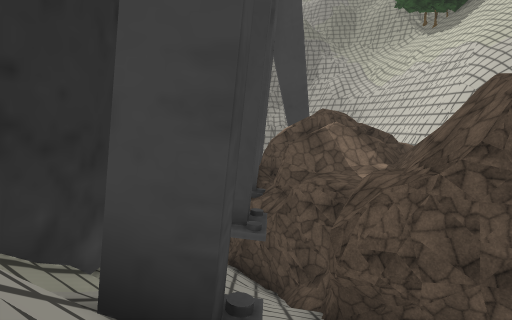
[1] (above)

23 first-person views from a walk through a 3-D level made in the Unity game engine. The camera is 1.4 m above the floor, tilts 6° down and sees 75° across. The floor is counted in squares, 2 m on a side. Each view is taken from the middle of a square. On the plan, view 1 faces up. The plan holds only what a view shows up to about 10 squares ahead; the rest is blank. The place goes on beyond the plan. The player is left out. Some surface patterns are stand-ins.

[2]
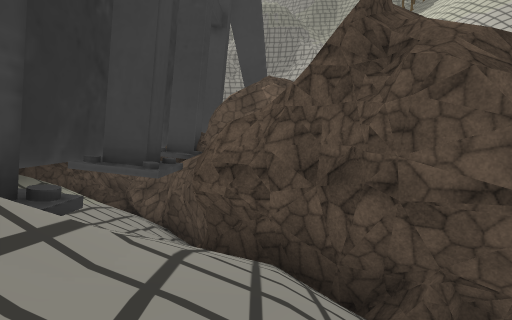

[3]
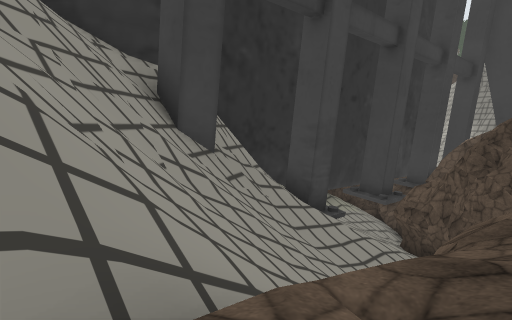

[4]
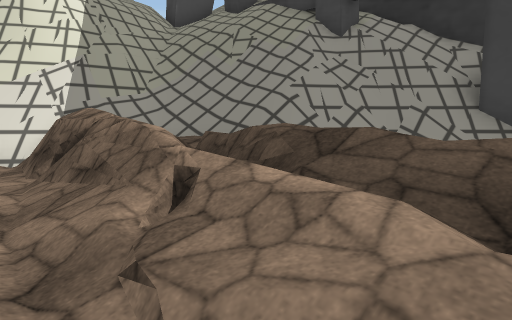

[5]
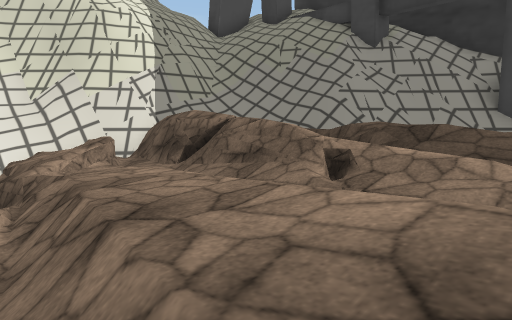

[6]
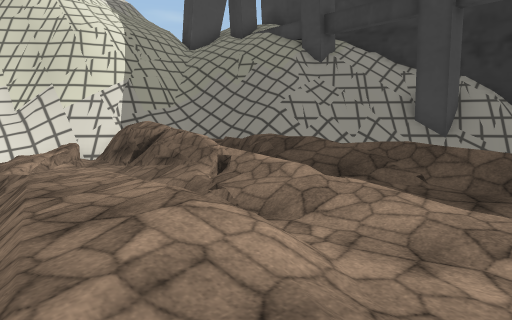

[7]
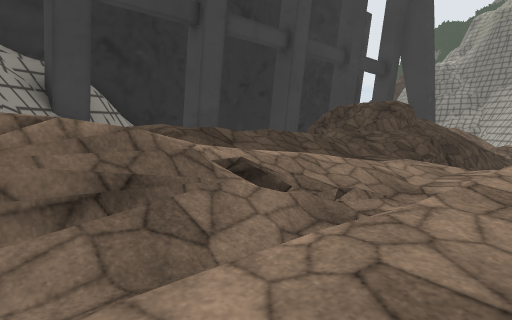

[8]
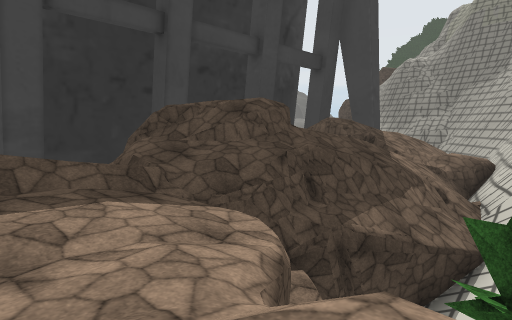

[9]
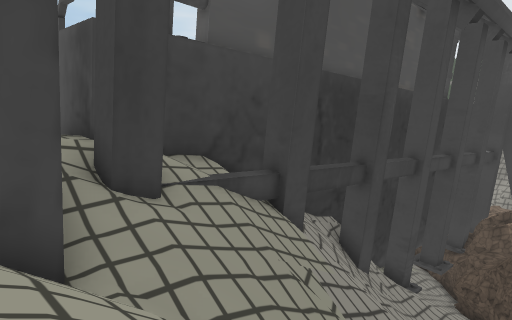

[10]
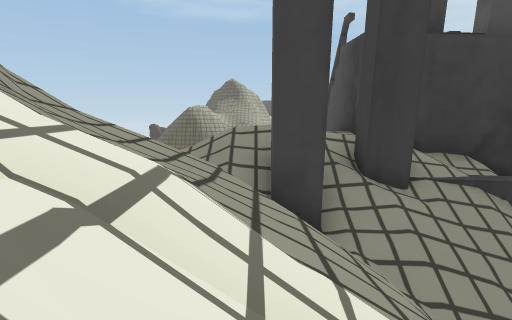

[11]
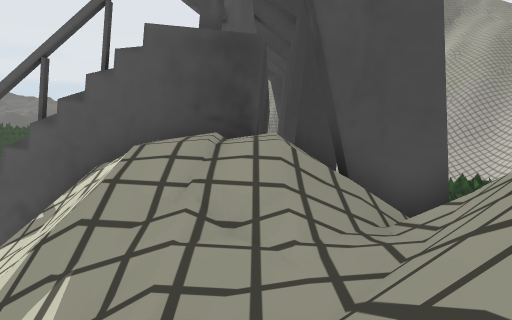

[12]
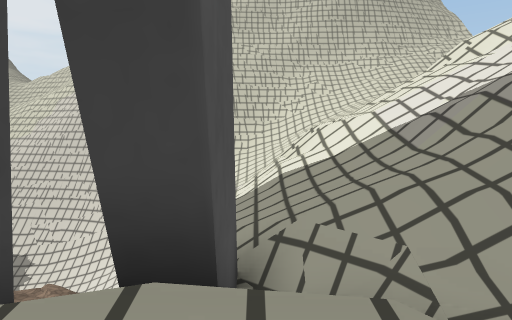

[13]
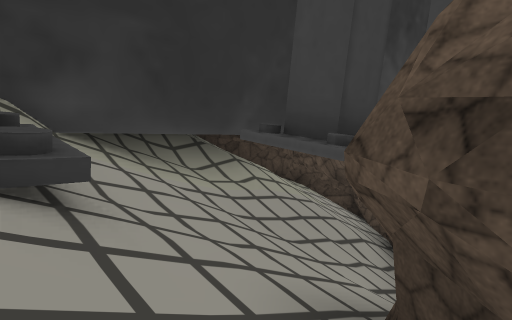

[14]
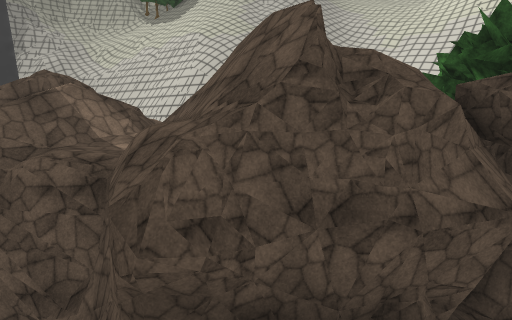

[15]
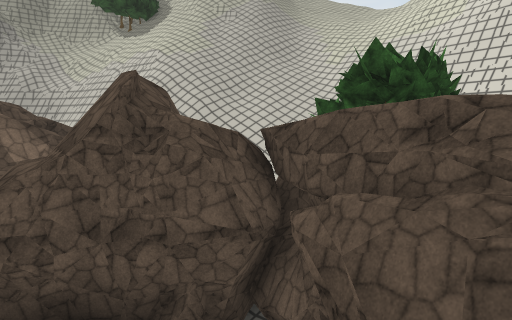

[16]
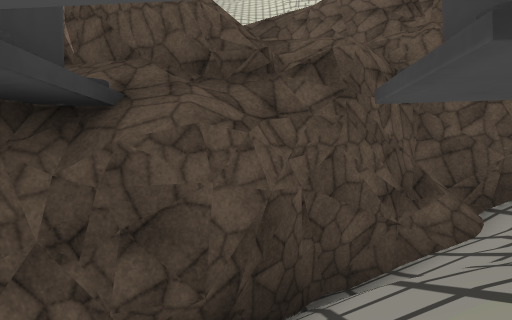

[17]
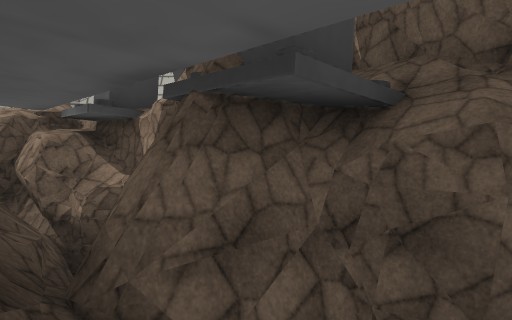

[18]
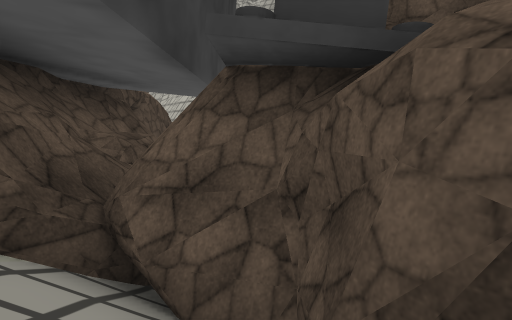

[19]
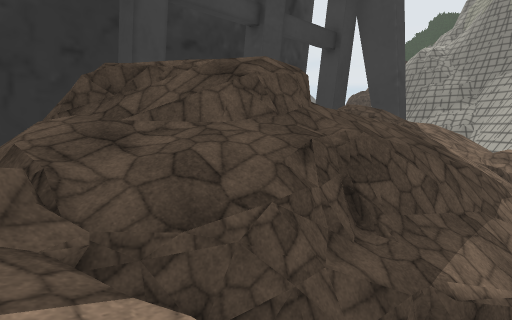

[20]
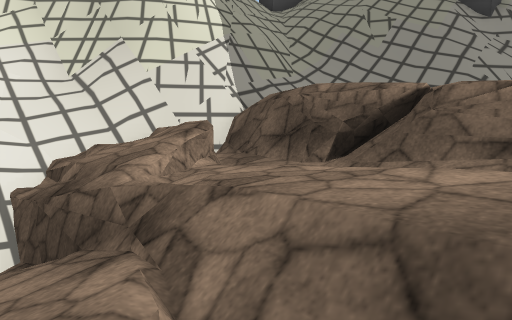

[21]
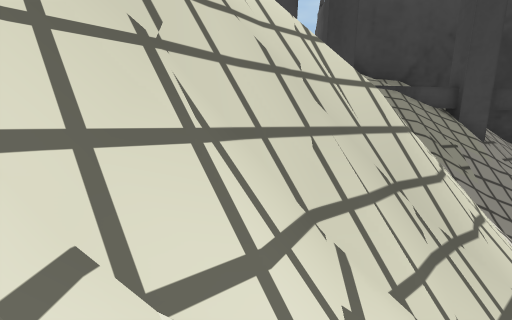

[22]
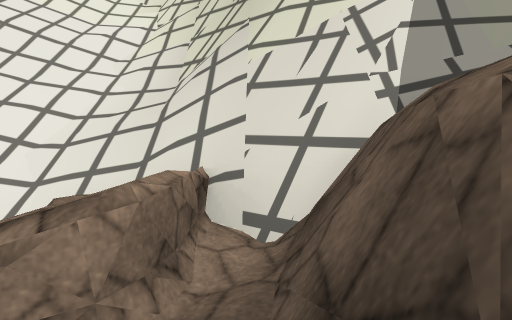

[23]
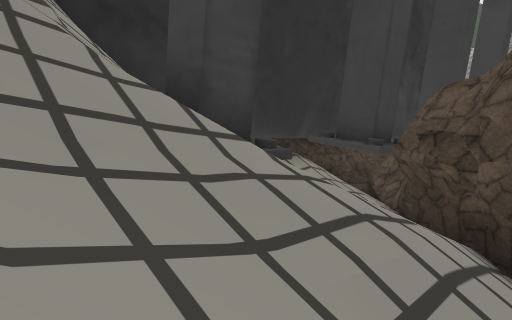

### Floor plan
Key: @ floor where view 1 was taken; # wall or solid block; . main floor; : floor 0.75 m higher than the main floor; - floor 0.75 m lower than the main floor; _ floor 1.5 m lower than the main floor; + floor 1.75 m higher than the main floor; < floor 2.25 m lower than the main floor; * floor 9.75 m higher than the main floor; % floor 10.5 m higher than the main floor; & floor 11.25 m higher than the main floor; / step, stairs or slope; = window, fence, low wall or low ledge; ^ raised ledge; v drop or lower ground; O other object.
Columns run from 8 left of view 1 to 10 right of it. Each row starts with its distance up from view 1.
 16          =#
 15       ####
 14       #v #   //v
 13       # v  ////v#
 12      ####vvv  //=v
 11      ####v.: =////
 10     ##/##v-./ /=//
  9     #///#=< =//#//
  8     #=//#v<=#:/#//
  7     ###//####=/=//
  6      #=///##v###/
  5      ##///##^=#v
  4       #////#=.vv#
  3       ##////##/-/#O
  2       ##//// #.--/.
  1        #/// #v..-./
  0        #@///#////./
 -1        ##///v////./
 -2        ##/// /=//./
 -3         #=//v:#=///
 -4       ##=//////=.//
 -5       ###////://-=_
 -6       #/#////:+=///
 -7       #////////=///
 -8       #/////##==///
 -9 ########/////###///
-10    /%%%//////=###//
-11   //  &/##/// /##//
-12   ///&&//#/////v#//
-13    ///////////  ##/
-14    ////*///////
-15     //*////////
-16           /////
-17       /    ////
-18              //

Positions as (right, up) in squares from view 1, and headings:
1: (0, 0), facing up
2: (2, 0), facing up
3: (5, -5), facing up-left
4: (8, 0), facing down-left
5: (10, 0), facing down-left
6: (10, 2), facing down-left
7: (9, -4), facing up-left
8: (10, 1), facing up-left
9: (5, -12), facing up-left
10: (6, -12), facing left
11: (-2, -17), facing up
12: (-3, -12), facing right
13: (2, 3), facing up-left
14: (0, 2), facing up-right
15: (1, -1), facing up-right
16: (-3, 9), facing right
17: (-3, 9), facing up-right
18: (-1, 8), facing up
19: (8, 3), facing up-left
20: (10, -3), facing down-left
21: (10, -12), facing left
22: (7, -5), facing down
23: (3, 0), facing up-left
